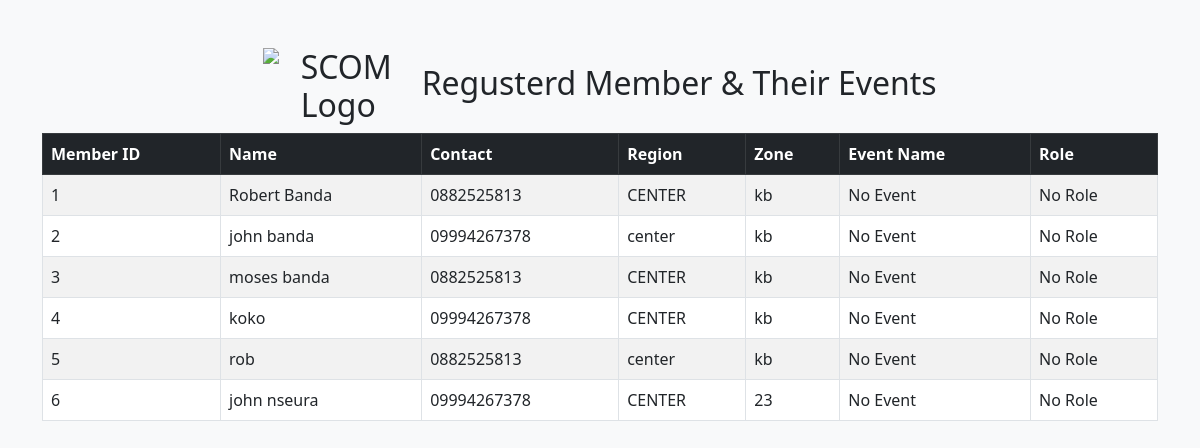
The page / on the database its author committed.
### tables this page shows
CREATE TABLE `members` (
  `id` int(11) NOT NULL,
  `name` varchar(255) NOT NULL,
  `contact` varchar(255) NOT NULL,
  `region` varchar(255) NOT NULL,
  `zone` varchar(255) NOT NULL
);

### index.php (the view, shortened to what this page needs)
<?php
include 'db_connect.php';
$sql = "SELECT m.id AS member_id, m.name, m.contact, m.region, m.zone,
               e.event_name, e.role
        FROM members m
        LEFT JOIN events e ON m.id = e.member_id";
$result = $conn->query($sql);
?>
<!DOCTYPE html>
<html lang="en">
<head>
    <link href="https://cdn.jsdelivr.net/npm/bootstrap@5.3.0/dist/css/bootstrap.min.css" rel="stylesheet">
</head>
<body class="bg-light">
<div class="container mt-5">
    <h2 class="text-center">
        <img src="images/scom.jpg" alt="SCOM Logo" class="logo">
        Regusterd  Member & Their Events
    </h2>
    <table class="table table-bordered table-striped">
        <thead class="table-dark">
            <tr>
                <th>Member ID</th>
                <th>Name</th>
                <th>Contact</th>
                <th>Region</th>
                <th>Zone</th>
                <th>Event Name</th>
                <th>Role</th>
            </tr>
        </thead>
        <tbody>
            <?php
            if ($result->num_rows > 0) {
                while ($row = $result->fetch_assoc()) {
                    echo "<tr>
                            <td>{$row['member_id']}</td>
                            <td>{$row['name']}</td>
                            <td>{$row['contact']}</td>
                            <td>{$row['region']}</td>
                            <td>{$row['zone']}</td>
                            <td>" . ($row['event_name'] ? $row['event_name'] : 'No Event') . "</td>
                            <td>" . ($row['role'] ? $row['role'] : 'No Role') . "</td>
                          </tr>";
                }
            } else {
                echo "<tr><td colspan='7' class='text-center'>No data found</td></tr>";
            }
            ?>
        </tbody>
    </table>
</div>
</body>
</html>

### index.php (style rules this page uses)
table { background-color: red; color: white; }
thead { background-color: red; }
th, td { color: white; }
.logo { max-width: 150px; }

### rows shown on the page
members: id "1", name "Robert Banda", contact "0882525813", region "CENTER", zone "kb"
members: id "2", name "john banda", contact "09994267378", region "center", zone "kb"
members: id "3", name "moses banda", contact "0882525813", region "CENTER", zone "kb"
members: id "4", name "koko", contact "09994267378", region "CENTER", zone "kb"
members: id "5", name "rob", contact "0882525813", region "center", zone "kb"
members: id "6", name "john nseura", contact "09994267378", region "CENTER", zone "23"
